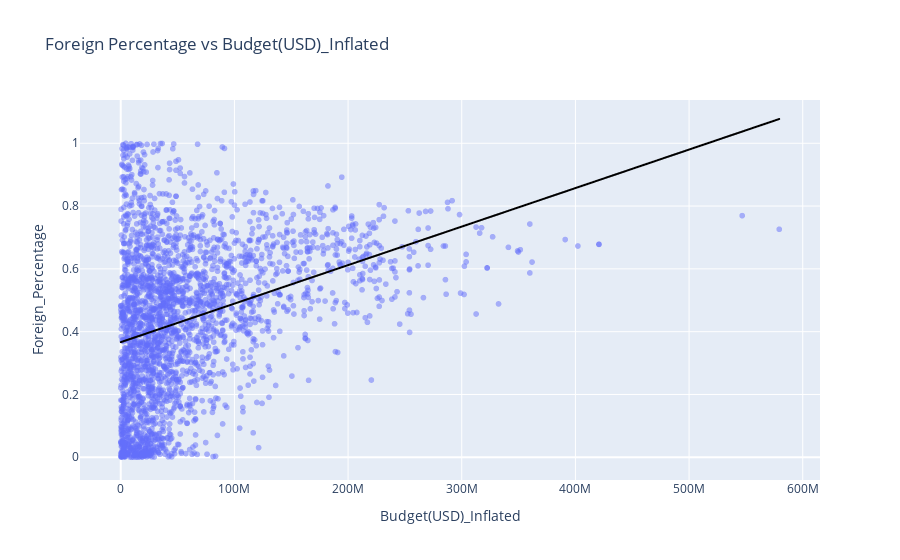

Notebook code for this chart:
### Markdown cell above
We first did the analysis on the scatter plots to see if it was possible see a dependance between the different features and the foreign percentage.

### Code cell
fig = px.scatter(
    df,
    x='Budget(USD)_Inflated', 
    y='Foreign_Percentage', 
    title='Foreign Percentage vs Budget(USD)_Inflated',
    labels={'value': 'Percentage', 'variable': 'Type'}, 
    trendline="ols"
)

fig.update_traces(marker=dict(opacity=0.5))
fig.data[1].update(line=dict(color='black'))
fig.show()
fig.write_image("images/foreignvsbudget.png")

### Figure 1 — Plotly figure (JSON) as saved in the notebook; plotly's stock layout.template omitted (floating-point values rounded to 4 significant figures; data arrays with more than 128 entries replaced by an {"elided": "..."} marker saying what was removed)
{"data": [{"hovertemplate": "Budget(USD)_Inflated=%{x}<br>Foreign_Percentage=%{y}<extra></extra>", "legendgroup": "", "marker": {"color": "#636efa", "opacity": 0.5, "symbol": "circle"}, "mode": "markers", "name": "", "showlegend": false, "type": "scattergl", "x": {"elided": "2689 float values"}, "xaxis": "x", "y": {"elided": "2689 float values"}, "yaxis": "y"}, {"hovertemplate": "<b>OLS trendline</b><br>Foreign_Percentage = 1.22672e-09 * Budget(USD)_Inflated + 0.366603<br>R<sup>2</sup>=0.111597<br><br>Budget(USD)_Inflated=%{x}<br>Foreign_Percentage=%{y} <b>(trend)</b><extra></extra>", "legendgroup": "", "line": {"color": "black"}, "marker": {"color": "#636efa", "opacity": 0.5, "symbol": "circle"}, "mode": "lines", "name": "", "showlegend": false, "type": "scattergl", "x": {"elided": "2689 float values"}, "xaxis": "x", "y": {"elided": "2689 float values"}, "yaxis": "y"}], "layout": {"legend": {"tracegroupgap": 0}, "title": {"text": "Foreign Percentage vs Budget(USD)_Inflated"}, "xaxis": {"anchor": "y", "domain": [0, 1], "title": {"text": "Budget(USD)_Inflated"}}, "yaxis": {"anchor": "x", "domain": [0, 1], "title": {"text": "Foreign_Percentage"}}}}
